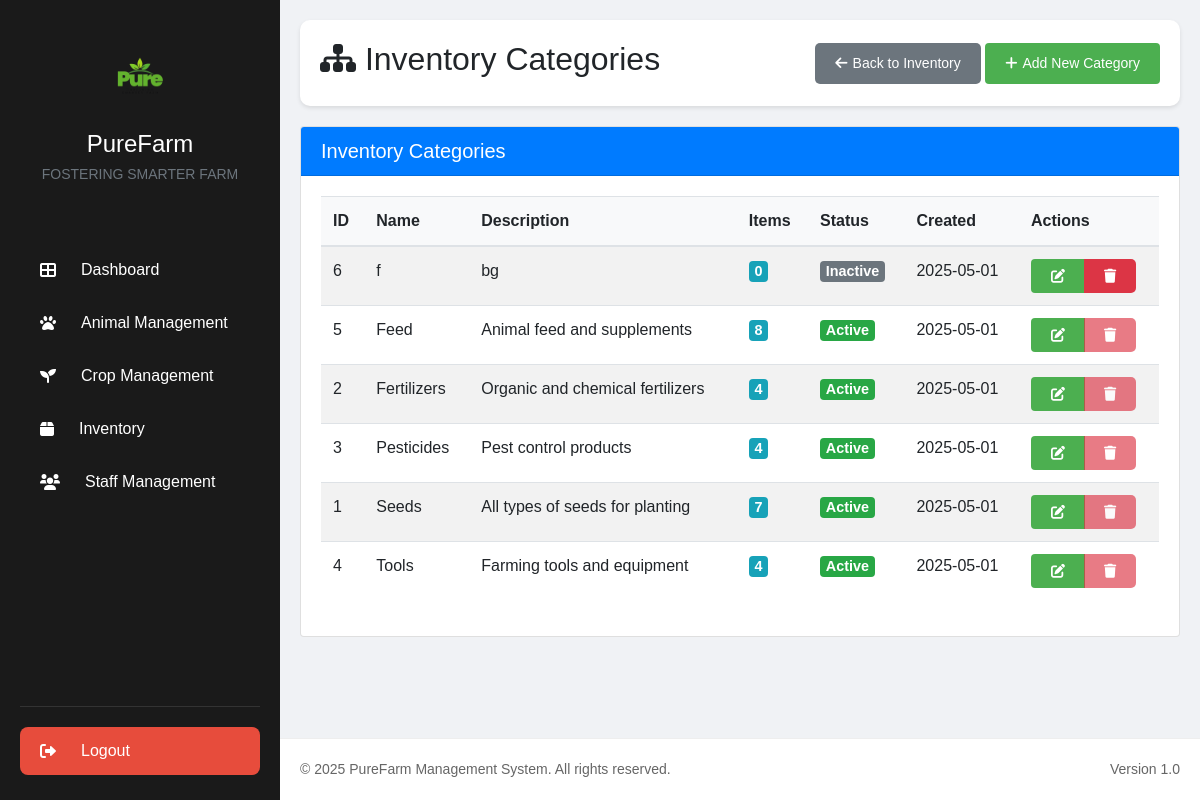
The app's page /categories.php (signed in) with its own data.
### tables this page shows
CREATE TABLE `item_categories` (
  `id` int(11) NOT NULL,
  `name` varchar(100) NOT NULL,
  `description` text DEFAULT NULL,
  `status` enum('active','inactive') NOT NULL DEFAULT 'active',
  `created_at` timestamp NOT NULL DEFAULT current_timestamp(),
  `updated_at` timestamp NULL DEFAULT NULL ON UPDATE current_timestamp()
);

### categories.php (the view, shortened to what this page needs)
<?php
require_once 'includes/db.php';
$categories = [];
try {
    $stmt = $pdo->query("
        SELECT c.*,
            COALESCE(
                (SELECT COUNT(*) FROM inventory_items i WHERE i.category_id = c.id),
                0
            ) as item_count
        FROM item_categories c
        ORDER BY c.name ASC
    ");
    $categories = $stmt->fetchAll(PDO::FETCH_ASSOC);
} catch (PDOException $e) {
    error_log("Error fetching categories: " . $e->getMessage());
    $errorMsg = "Failed to load categories. Please try again later.";
}
include 'includes/header.php';
?>
<div class="main-content">
    <div class="page-header">
        <h2><i class="fas fa-sitemap"></i> Inventory Categories</h2>
        <div class="action-buttons">
            <button class="btn btn-secondary" onclick="location.href='inventory.php'">
                <i class="fas fa-arrow-left"></i> Back to Inventory
            </button>
            <button class="btn btn-primary" data-toggle="modal" data-target="#addCategoryModal">
                <i class="fas fa-plus"></i> Add New Category
            </button>
        </div>
    </div>
    <div class="card">
        <div class="card-header bg-primary text-white">
            <h5 class="mb-0">Inventory Categories</h5>
        </div>
        <div class="card-body">
            <?php if (count($categories) > 0): ?>
                <div class="table-responsive">
                    <table class="table table-striped table-hover">
                        <thead>
                            <tr>
                                <th>ID</th>
                                <th>Name</th>
                                <th>Description</th>
                                <th>Items</th>
                                <th>Status</th>
                                <th>Created</th>
                                <th>Actions</th>
                            </tr>
                        </thead>
                        <tbody>
                            <?php foreach ($categories as $category): ?>
                                <tr>
                                    <td><?php echo $category['id']; ?></td>
                                    <td><?php echo htmlspecialchars($category['name']); ?></td>
                                    <td><?php echo htmlspecialchars($category['description']); ?></td>
                                    <td>
                                        <span class="badge badge-info"><?php echo $category['item_count']; ?></span>
                                    </td>
                                    <td>
                                        <?php if ($category['status'] === 'active'): ?>
                                            <span class="badge badge-success">Active</span>
                                        <?php else: ?>
                                            <span class="badge badge-secondary">Inactive</span>
                                        <?php endif; ?>
                                    </td>
                                    <td><?php echo date('Y-m-d', strtotime($category['created_at'])); ?></td>
                                    <td>
                                        <div class="btn-group">
                                            <button type="button" class="btn btn-sm btn-primary edit-category"
                                                data-id="<?php echo $category['id']; ?>"
                                                data-name="<?php echo htmlspecialchars($category['name']); ?>"
                                                data-description="<?php echo htmlspecialchars($category['description']); ?>"
                                                data-status="<?php echo $category['status']; ?>">
                                                <i class="fas fa-edit"></i>
                                            </button>
                                            <?php if ($category['item_count'] == 0): ?>
                                                <a href="categories.php?action=delete&id=<?php echo $category['id']; ?>"
                                                   class="btn btn-sm btn-danger"
                                                   onclick="return confirm('Are you sure you want to delete this category?')">
                                                    <i class="fas fa-trash"></i>
                                                </a>
                                            <?php else: ?>
                                                <button type="button" class="btn btn-sm btn-danger disabled"
                                                        title="Cannot delete: category is in use">
                                                    <i class="fas fa-trash"></i>
                                                </button>
                                            <?php endif; ?>
                                        </div>
                                    </td>
                                </tr>
                            <?php endforeach; ?>
                        </tbody>
                    </table>
                </div>
            <?php else: ?>
                <div class="alert alert-info">
                    <i class="fas fa-info-circle"></i> No categories found. Add a new category to get started.
                </div>
            <?php endif; ?>
        </div>
    </div>
</div>
<?php include 'includes/footer.php'; ?>

### assets/css/styles.css (style rules this page uses)
* { margin: 0; padding: 0; box-sizing: border-box; font-family: Arial, sans-serif; }
body { background-color: #f0f2f5; }
.main-content { flex: 1; margin-left: 280px; padding: 20px; }
.page-header { display: flex; justify-content: space-between; align-items: center; margin-bottom: 20px; padding: 20px; background: white; border-radius: 10px; box-shadow: 0 2px 4px rgba(0,0,0,0.1); }
.btn { padding: 10px 20px; border: none; border-radius: 5px; cursor: pointer; font-size: 14px; display: inline-flex; align-items: center; gap: 5px; }
.btn-primary { background: #4CAF50; color: white; }
.btn-secondary { background: #6c757d; color: white; }
.btn-danger { background: #dc3545; color: white; }
.main-content { flex: 1; margin-left: 280px; padding: 20px; padding-bottom: 80px; }
.btn-primary { background: #4CAF50; color: white; border: none; padding: 10px 20px; border-radius: 4px; cursor: pointer; font-size: 14px; transition: background 0.3s ease; }

### categories.php (style rules this page uses)
.table th { background-color: #f8f9fa; }
.badge { font-size: 90%; }

### records on screen
item_categories: id "6", name "f", description "bg", item_count "0", status "Inactive", created_at "2025-05-01"
item_categories: id "5", name "Feed", description "Animal feed and supplements", item_count "8", status "Active", created_at "2025-05-01"
item_categories: id "2", name "Fertilizers", description "Organic and chemical fertilizers", item_count "4", status "Active", created_at "2025-05-01"
item_categories: id "3", name "Pesticides", description "Pest control products", item_count "4", status "Active", created_at "2025-05-01"
item_categories: id "1", name "Seeds", description "All types of seeds for planting", item_count "7", status "Active", created_at "2025-05-01"
item_categories: id "4", name "Tools", description "Farming tools and equipment", item_count "4", status "Active", created_at "2025-05-01"
